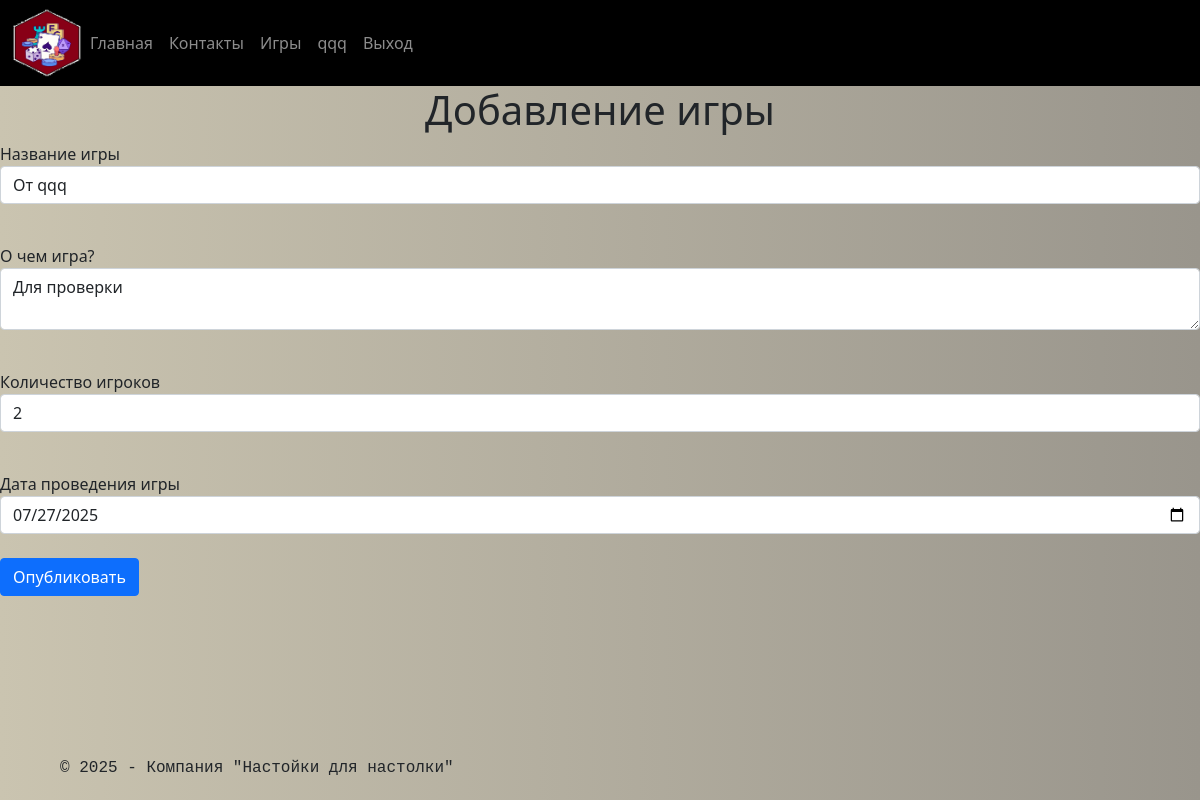
Page /gamesplay/3 (signed in) on the earlier database version.
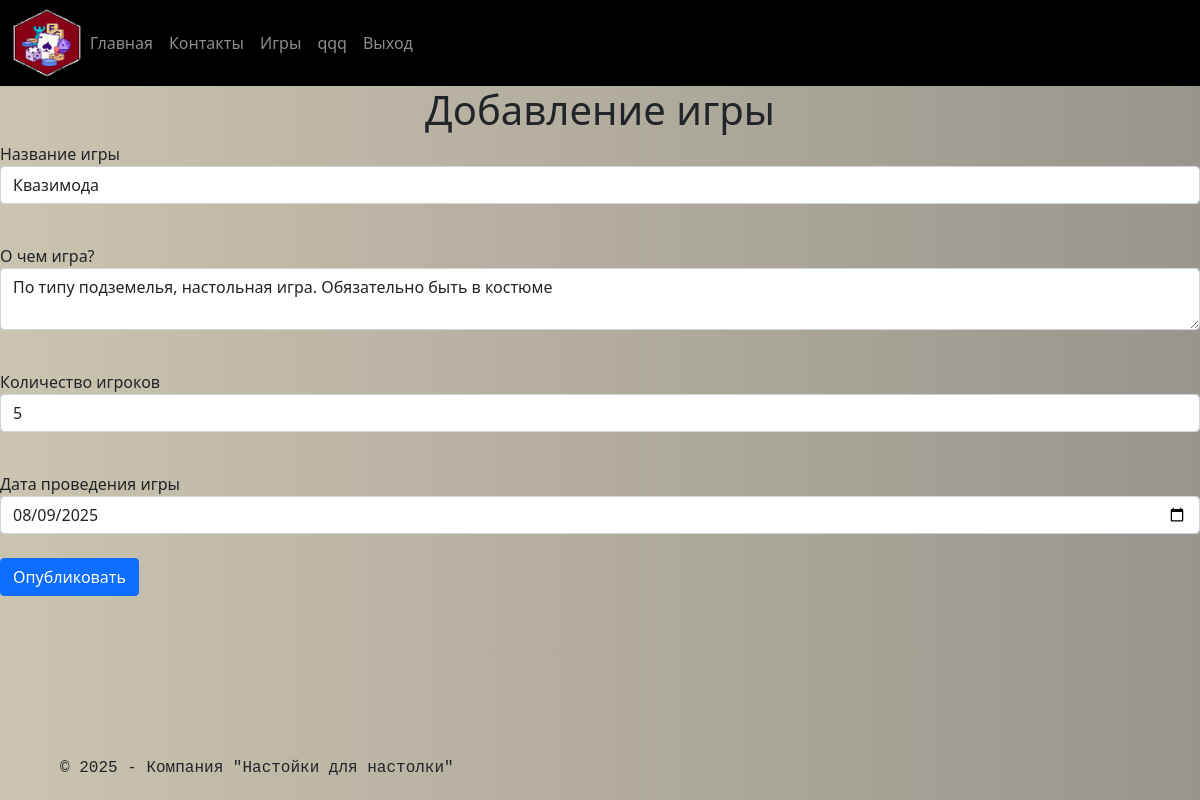
Same page on the later database version.
### data/games.py (models this page shows, shortened)
class Games(SqlAlchemyBase, SerializerMixin):
    __tablename__ = 'boardgames'
    id = sqlalchemy.Column(sqlalchemy.Integer,
                           primary_key=True, autoincrement=True)
    name_game = sqlalchemy.Column(sqlalchemy.String, nullable=True)
    content = sqlalchemy.Column(sqlalchemy.String, nullable=True)
    event_date = sqlalchemy.Column(sqlalchemy.DateTime)
    create_date = sqlalchemy.Column(sqlalchemy.DateTime,
                                    default=datetime.now())
    count_players = sqlalchemy.Column(sqlalchemy.Integer, nullable=True)
    owner_id = sqlalchemy.Column(sqlalchemy.Integer,
                                sqlalchemy.ForeignKey("players.id"))
    owner = orm.relationship('Player', back_populates="games")

### main.py (the view, shortened to what this page needs)
@app.route('/gamesplay/<int:id_num>', methods=['POST', 'GET'])
@login_required
def edit_game(id_num):
    form = GamesForm()
    if request.method == 'GET':
        db_sess = db_session.create_session()
        game = db_sess.query(Games).filter(
            Games.id == id_num, Games.owner == current_user
        ).first()
        if game:
            form.name_game.data = game.name_game
            form.content.data = game.content
            form.event_date.data  = game.event_date
            form.count_players.data = game.count_players
        else:
            abort(404)
    return render_template('/gamesplay.html', title='Редактирование новости', form=form)

### forms/boardgames.py
class GamesForm(FlaskForm):
    name_game = StringField('Название игры', validators=[DataRequired('Введите название игры')])
    content = TextAreaField('О чем игра?')
    event_date = DateField('Дата проведения игры', widget=DateInput())
    count_players = IntegerField('Количество игроков', widget=NumberInput())
    submit = SubmitField('Опубликовать')

### data/db_session.py (called while the page is built)
def create_session() -> Session:
    global __factory
    return __factory()

### main.py (called while the page is built)
@login_manager.user_loader
def load_user(user_id):
    db_sess = db_session.create_session()
    return db_sess.get(Player, user_id)

### templates/gamesplay.html (shortened to what this page needs)
{% extends "base.html" %}
{% block content %}
<h1>Добавление игры</h1>
<form action="" method="post">
    <p>
        {{ form.name_game.label }}<br>
        {{ form.name_game(class="form-control") }}<br>
    </p>
    <p>
        {{ form.content.label }}<br>
        {{ form.content(class="form-control") }}<br>
    </p>
        {{ form.count_players.label }}<br>
        {{ form.count_players(class="form-control") }}<br>
        {{ form.event_date.label }}<br>
        {{ form.event_date(class="form-control") }}<br>
    <p>{{ form.submit(type="submit", class="btn btn-primary") }}</p>
</form>
{% endblock %}

Differences in the rows shown:
changed Games: name_game "От qqq" → "Квазимода"; content "Для проверки" → "По типу подземелья, настольная игра. Обязательно быть в костюме"; count_players "2" → "5"; event_date "07/27/2025" → "08/09/2025"
